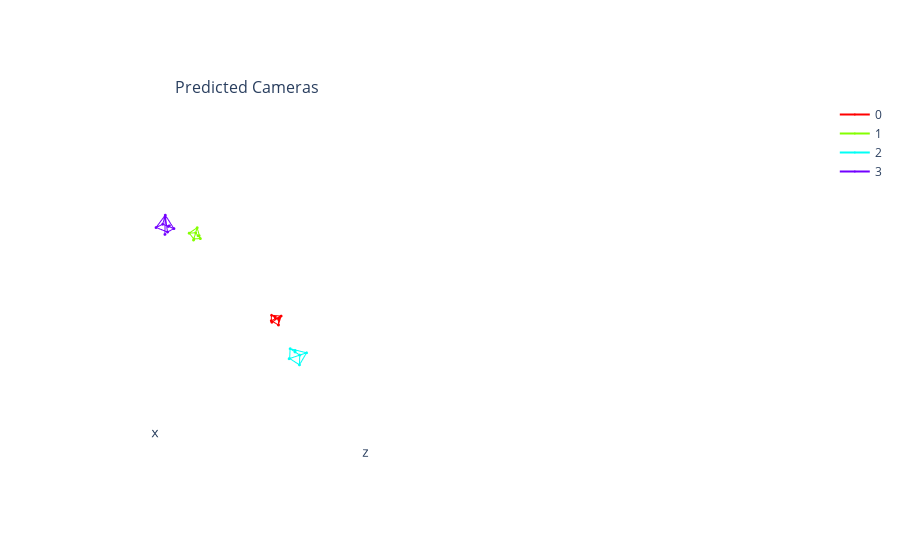

Here is the notebook cell this chart was saved with:
### Code cell
# Construct cameras and visualize scene for quick solution
cameras_pred = FoVPerspectiveCameras(R=R_pred, T=T_pred)
scenes = {"Predicted Cameras": {}}

for i in range(num_frames):
    scenes["Predicted Cameras"][i] = FoVPerspectiveCameras(
        R=R_pred[i, None], T=T_pred[i, None]
    )

fig = plot_scene(
    scenes,
    camera_scale=0.03,
    ncols=2,
)
fig.update_scenes(aspectmode="data")

for i in range(num_frames):
    fig.data[i].line.color = matplotlib.colors.to_hex(cmap(i / (num_frames)))

fig

### Figure 1 — Plotly figure (JSON) as saved in the notebook; plotly's stock layout.template omitted (floating-point values rounded to 4 significant figures)
{"data": [{"line": {"color": "#ff0000"}, "marker": {"size": 1}, "name": "0", "scene": "scene", "type": "scatter3d", "x": [-0.04086, -0.01086, -0.01086, -0.01086, 0.01914, 0.01914, -0.04086, -0.04086, -0.01086, 0.01914, 0.01914, -0.01086, -0.04086, -0.01086, -0.01086], "y": [-0.02273, -0.02273, -0.01523, -0.02273, -0.02273, -0.06773, -0.06773, -0.02273, -0.04523, -0.02273, -0.06773, -0.04523, -0.06773, -0.04523, -0.04523], "z": [-0.9377, -0.9377, -0.9377, -0.9377, -0.9377, -0.9377, -0.9377, -0.9377, -0.9977, -0.9377, -0.9377, -0.9977, -0.9377, -0.9977, -0.9077]}, {"line": {"color": "#84ff00"}, "marker": {"size": 1}, "name": "1", "scene": "scene", "type": "scatter3d", "x": [-0.4266, -0.426, -0.4194, -0.426, -0.4254, -0.4653, -0.4665, -0.4266, -0.4737, -0.4254, -0.4653, -0.4737, -0.4665, -0.4737, -0.4321], "y": [0.5257, 0.5002, 0.5022, 0.5002, 0.4748, 0.4631, 0.5139, 0.5257, 0.5222, 0.4748, 0.4631, 0.5222, 0.5139, 0.5222, 0.4805], "z": [-0.6756, -0.6915, -0.6944, -0.6915, -0.7075, -0.6903, -0.6584, -0.6756, -0.7284, -0.7075, -0.6903, -0.7284, -0.6584, -0.7284, -0.6602]}, {"line": {"color": "#00fff6"}, "marker": {"size": 1}, "name": "2", "scene": "scene", "type": "scatter3d", "x": [0.6417, 0.6294, 0.625, 0.6294, 0.6171, 0.6435, 0.668, 0.6417, 0.6845, 0.6171, 0.6435, 0.6845, 0.668, 0.6845, 0.6216], "y": [0.5121, 0.533, 0.5352, 0.533, 0.554, 0.5407, 0.4989, 0.5121, 0.5657, 0.554, 0.5407, 0.5657, 0.4989, 0.5657, 0.5068], "z": [-0.3088, -0.2911, -0.2968, -0.2911, -0.2735, -0.2395, -0.2748, -0.3088, -0.2914, -0.2735, -0.2395, -0.2914, -0.2748, -0.2914, -0.2655]}, {"line": {"color": "#7200ff"}, "marker": {"size": 1}, "name": "3", "scene": "scene", "type": "scatter3d", "x": [0.02302, -0.005924, -0.007861, -0.005924, -0.03487, -0.02324, 0.03464, 0.02302, 0.002986, -0.03487, -0.02324, 0.002986, 0.03464, 0.002986, -0.001664], "y": [0.9022, 0.9045, 0.9038, 0.9045, 0.9068, 0.9109, 0.9062, 0.9022, 0.9661, 0.9068, 0.9109, 0.9661, 0.9062, 0.9661, 0.8767], "z": [-0.1941, -0.1866, -0.1938, -0.1866, -0.179, -0.1357, -0.1508, -0.1941, -0.1713, -0.179, -0.1357, -0.1713, -0.1508, -0.1713, -0.1617]}], "layout": {"annotations": [{"font": {"size": 16}, "showarrow": false, "text": "Predicted Cameras", "x": 0.225, "xanchor": "center", "xref": "paper", "y": 1, "yanchor": "bottom", "yref": "paper"}], "scene": {"aspectmode": "data", "camera": {"up": {"x": 0, "y": 1, "z": 0}}, "domain": {"x": [0, 0.45], "y": [0, 1]}, "xaxis": {"backgroundcolor": "#fff", "range": [-0.5161, 0.7159], "showaxeslabels": false, "showgrid": false, "showline": false, "showticklabels": false, "ticks": "", "zeroline": false}, "yaxis": {"backgroundcolor": "#fff", "range": [-0.1302, 1.005], "showaxeslabels": false, "showgrid": false, "showline": false, "showticklabels": false, "ticks": "", "zeroline": false}, "zaxis": {"backgroundcolor": "#fff", "range": [-1.038, -0.08144], "showaxeslabels": false, "showgrid": false, "showline": false, "showticklabels": false, "ticks": "", "zeroline": false}}, "scene2": {"aspectmode": "data", "domain": {"x": [0.55, 1], "y": [0, 1]}}}}
